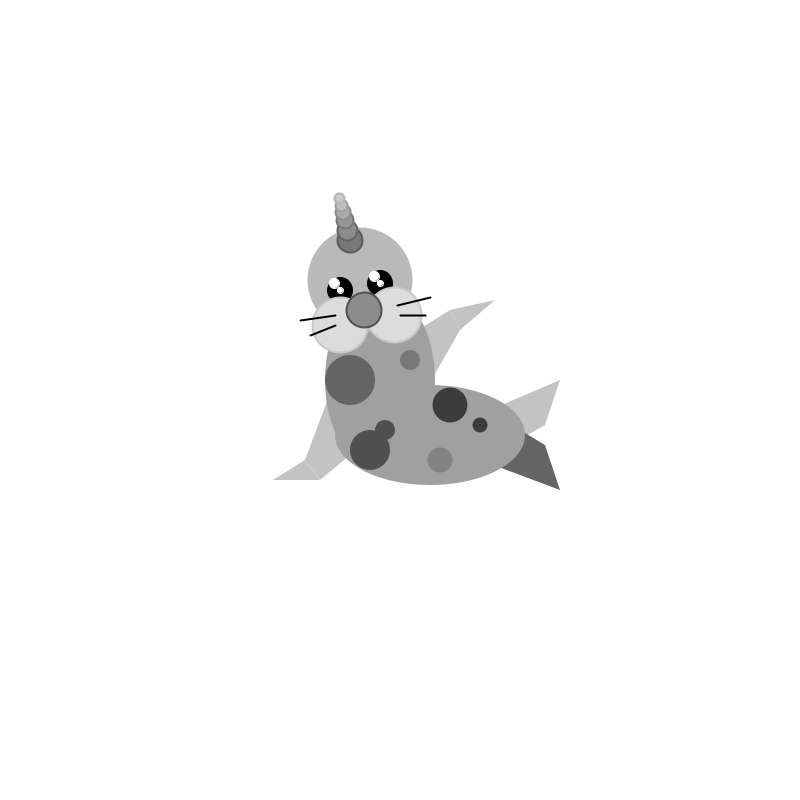
Frame 1 (no input)
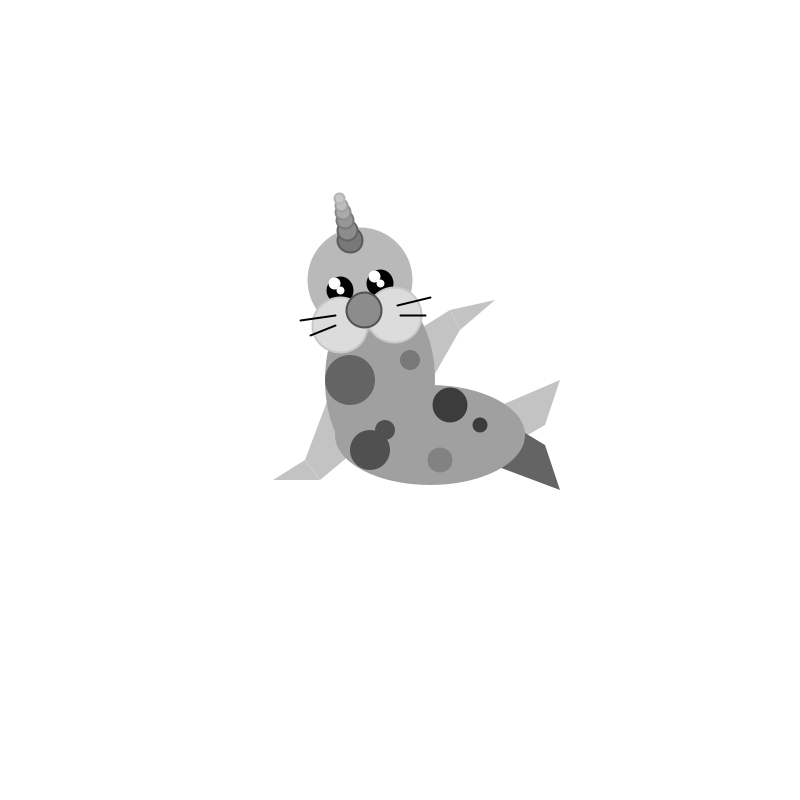
Frame 60 (the mouse pressed at the canvas centre just before this capture)
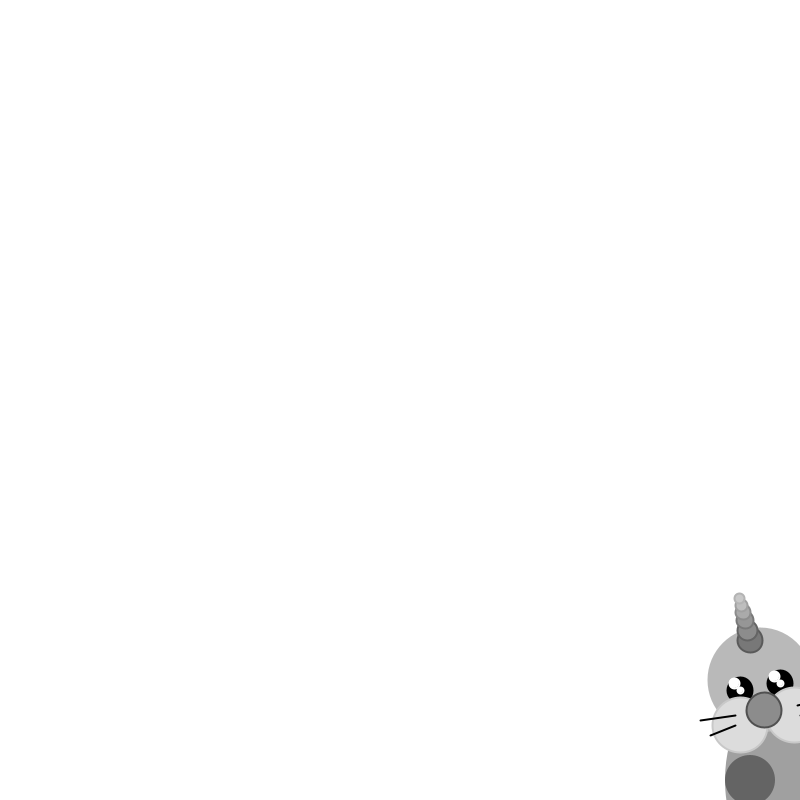
Frame 120 (the mouse held since frame 60 and released just before this capture)

The Processing sketch that drew these frames (run headless with seeded random() and noise(); from frame 60 on, the mouse is pressed at the canvas centre):

// Processing sketch: processing_85412
// ── processing_85412.pde

// Archer the Seal
void setup() {
  size(800,800);
}

void draw() {
  
  background(255);
  ellipseMode(CENTER);
  rectMode(CENTER);
  
// Right Arm
  noStroke();
  fill(195);
  quad(mouseX+410, mouseY+335, mouseX+420, mouseY+400, mouseX+460, mouseY+330, mouseX+450, mouseY+310);

  noStroke();
  fill(195);
  triangle(mouseX+450, mouseY+310, mouseX+460, mouseY+330, mouseX+495, mouseY+300);

// Left Arm
  noStroke();
  fill(195);
  quad(mouseX+305, mouseY+460, mouseX+320, mouseY+480, mouseX+380, mouseY+430, mouseX+350, mouseY+340);

  noStroke();
  fill(195);
  triangle(mouseX+305, mouseY+460, mouseX+320, mouseY+480, mouseX+273, mouseY+480);

// Right Leg
  noStroke();
  fill(195);
   quad(mouseX+490, mouseY+410, mouseX+510, mouseY+445, mouseX+545, mouseY+425, mouseX+560, mouseY+380);

 // Left Leg
  noStroke();
  fill(100);
  quad(mouseX+520, mouseY+430, mouseX+480, mouseY+460, mouseX+560, mouseY+490, mouseX+545, mouseY+445);

// Lower Body
  noStroke();
  fill(160);
  ellipse(mouseX+430, mouseY+435, 190, 100);

// Upper Body
  noStroke();
  fill(160);
  ellipse(mouseX+380, mouseY+380, 110, 180);

//Body Spots
  noStroke();
  fill(100);
  ellipse(mouseX+350, mouseY+380, 50, 50);

  noStroke();
  fill(120);
  ellipse(mouseX+410, mouseY+360, 20, 20);

  noStroke();
  fill(80);
  ellipse(mouseX+370, mouseY+450, 40, 40);

  noStroke();
  fill(80);
  ellipse(mouseX+385, mouseY+430, 20, 20);

  noStroke();
  fill(60);
  ellipse(mouseX+450, mouseY+405, 35, 35);

  noStroke();
  fill(60);
  ellipse(mouseX+480, mouseY+425, 15, 15);

  noStroke();
  fill(130);
  ellipse(mouseX+440, mouseY+460, 25, 25);




// Head Base
  noStroke();
  fill(185);
  ellipse(mouseX+360, mouseY+280, 105, 105);

// Eyes
  stroke(0); 
  fill(0);
  ellipse(mouseX+340, mouseY+290, 25, 25); //Left Eye

  stroke(255);
  fill(255);
  ellipse(mouseX+334, mouseY+283, 10, 10); //Left Large Reflection

  stroke(255);
  fill(255);
  ellipse(mouseX+340, mouseY+290, 6, 6); //Left small Reflection

  stroke(0); 
  fill(0);
  ellipse(mouseX+380, mouseY+283, 25, 25); //Right Eye

  stroke(255);
  fill(255);
  ellipse(mouseX+374, mouseY+276, 10, 10); //Right Large Reflection

  stroke(255);
  fill(255);
  ellipse(mouseX+380, mouseY+283, 6, 6); //Right small Reflection


// Cheeks
  stroke(200);
  strokeWeight(2);
  fill(220);
  ellipse(mouseX+340, mouseY+325, 55, 55);

  stroke(200);
  strokeWeight(2);
  fill(220);
  ellipse(mouseX+394, mouseY+315, 55, 55);

// Nose
  stroke(80);
  strokeWeight(2);
  fill(140);
  ellipse(mouseX+364, mouseY+310, 35, 35);

// Horn
  stroke(90);
  strokeWeight(2);
  fill(120);
  ellipse(mouseX+350, mouseY+240, 25, 25);

  stroke(100);
  strokeWeight(2);
  fill(140);
  ellipse(mouseX+347, mouseY+230, 20, 20);

  stroke(120);
  strokeWeight(2);
  fill(150);
  ellipse(mouseX+345, mouseY+220, 17, 17);

  stroke(140);
  strokeWeight(2);
  fill(170);
  ellipse(mouseX+343, mouseY+212, 15, 15);

  stroke(160);
  strokeWeight(2);
  fill(190);
  ellipse(mouseX+341, mouseY+205, 12, 12);

  stroke(180);
  strokeWeight(2);
  fill(200);
  ellipse(mouseX+339, mouseY+198, 10, 10);

// Whiskers
  stroke(0);
  fill(0);
  line(mouseX+335, mouseY+315, mouseX+300, mouseY+320);

  stroke(0);
  fill(0);
  line(mouseX+335, mouseY+325, mouseX+310, mouseY+335);

  stroke(0);
  fill(0);
  line(mouseX+397, mouseY+305, mouseX+430, mouseY+297);

  stroke(0);
  fill(0);
  line(mouseX+400, mouseY+315, mouseX+425, mouseY+315);

}
